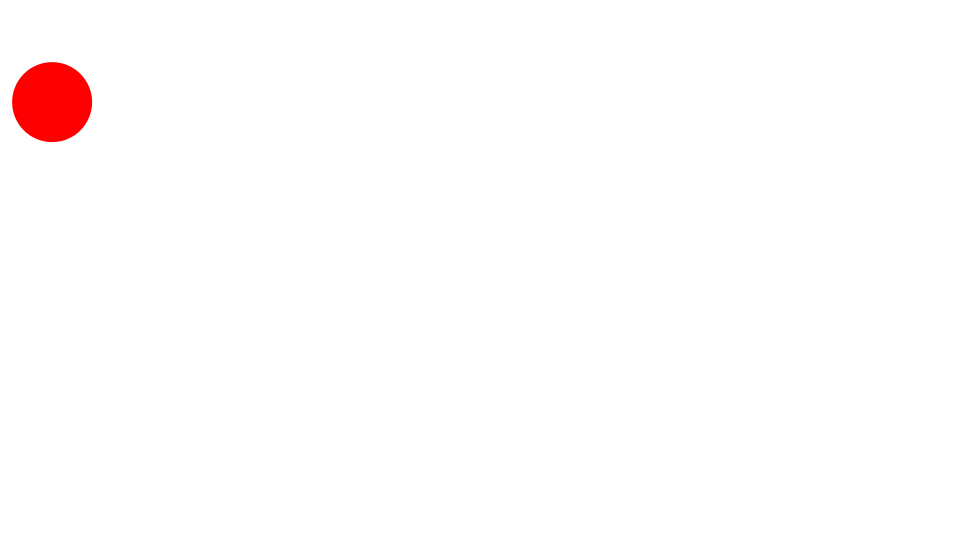
Frame 1 (no input)
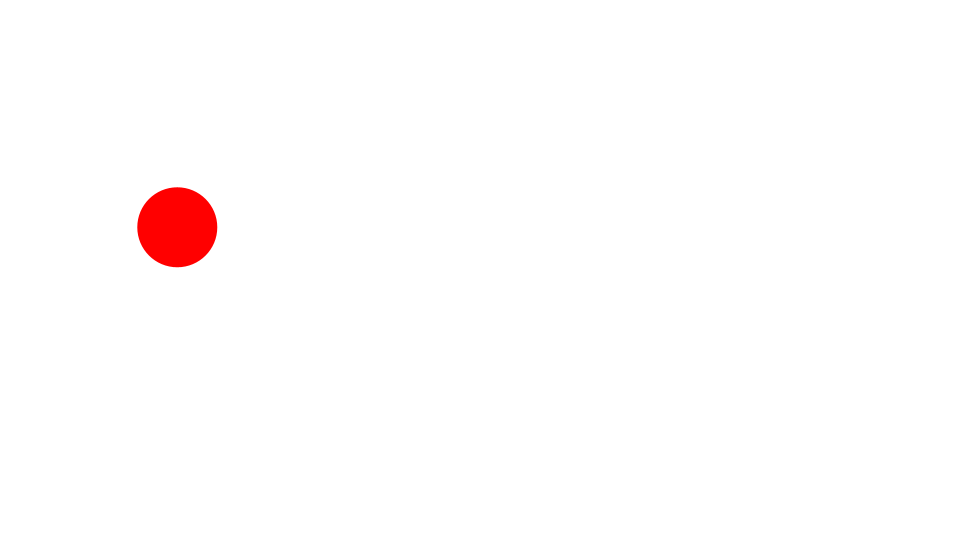
Frame 60 (the mouse pressed at the canvas centre just before this capture)
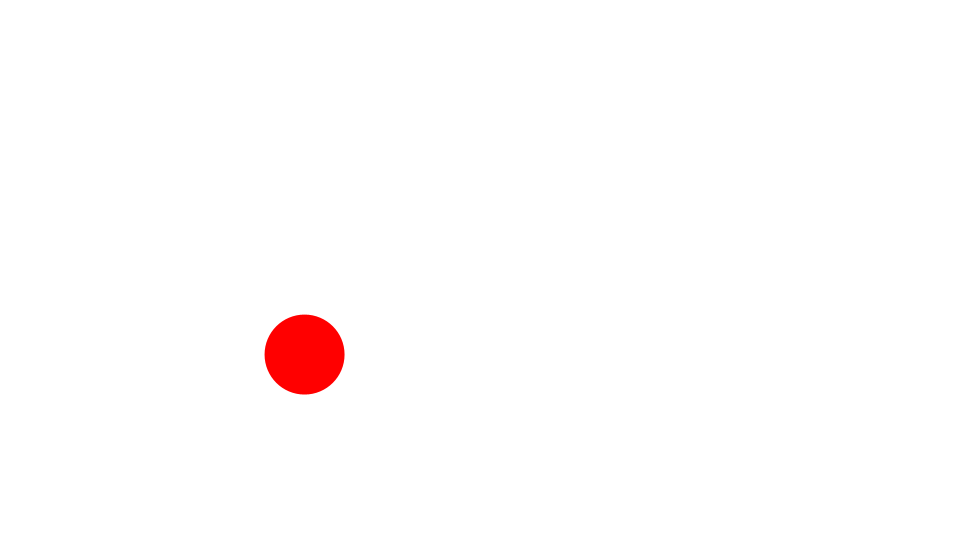
Frame 120 (the mouse held since frame 60 and released just before this capture)

The Processing sketch that drew these frames (run headless with seeded random() and noise(); from frame 60 on, the mouse is pressed at the canvas centre):

// Processing sketch: VelocityAngle
// ── VelocityAngle.pde
Ball ball;
float angle = 45;
float speed = 3;

void setup() {
  size(960, 540);
  frameRate(30);
  initialize();
}

void initialize() {
  smooth();
  noStroke();
  ball = new Ball();
  ball.x = 50;
  ball.y = 100;
  ball.radius = 40;
  ball.setFillColor(color(255, 0, 0));
}

void draw() {
  background(255);

  float radians = angle * PI / 180;
  float vx = cos(radians) * speed;
  float vy = sin(radians) * speed;
  ball.x += vx;
  ball.y += vy;
  ball.update();
}

////////////////////////////////

class Ball extends Sprite {
  float radius;
  
  Ball() {
    super();
  }
  
  void draw() {
    ellipse(0, 0, radius*2, radius*2);
  }
}

////////////////////////////////

class Sprite {
  float x, y;
  float scaleX, scaleY;
  float width, height;
  float rotation;
  boolean visible;
  color strokeColor;
  color fillColor;
  Boolean isStroke;
  Boolean isFill;
  
  Sprite() {
    x = 0.0;
    y = 0.0;
    scaleX = 1.0;
    scaleY = 1.0;
    rotation = 0.0;
    strokeColor = color(0);
    fillColor = color(0);
    isStroke = false;
    isFill = false;
    visible = true;
  }
  
  void update() {
    if(! visible) return;
    pushMatrix();
    translate(x, y);
    scale(scaleX, scaleY);
    rotate(rotation * PI / 180.0);
    if(isStroke) stroke(strokeColor);
    if(isFill) fill(fillColor);
    draw();
    popMatrix();
  }
  
  void setStrokeColor(color strokeColor) {
    this.strokeColor = strokeColor;
    isStroke = true;
  }
  
  void setFillColor(color fillColor) {
    this.fillColor = fillColor;
    isFill = true;
  }
  
  void draw() {}
}
